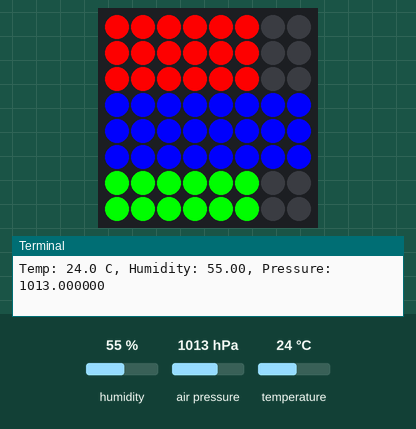
A program run on a simulated Raspberry Pi (BCM pin numbers) with a Sense HAT. Parts: the Sense HAT's 8×8 RGB LED matrix, the last lines printed to the terminal. The test bench sets the inputs (shaded band); at power-on: humidity 55 %, temperature 24 °C, air pressure 1013 hPa.

Above: at 1.2 s.
1.3 s: humidity set to 14 %
At 3.1 s:
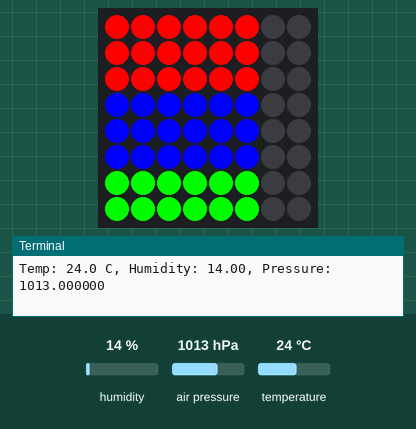
3.5 s: temperature set to 12 °C
At 5.1 s:
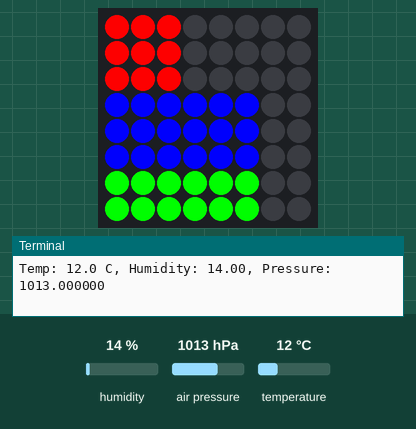
5.5 s: humidity set to 22 %
At 7.0 s:
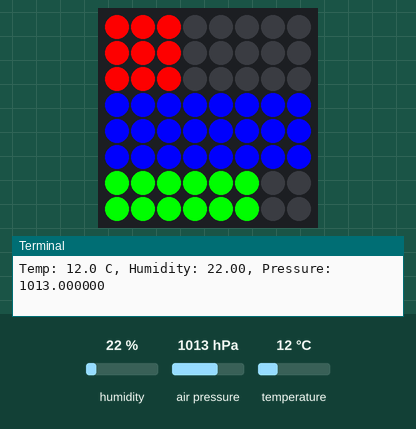
Timing chart, 0 to 8.5 s (numbered marks = the images above; inputs shaded):
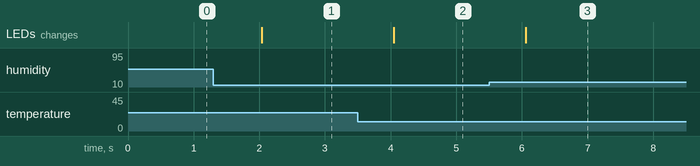

The program:

sensorsBar.py
```python
#!/usr/bin/python3
from sense_hat import SenseHat
import time

# Set colors
e = (0, 0, 0)
w = (255, 255, 255)
r = (255, 0, 0)     # temperature
g = (0, 255, 0)     # pressure
b = (0, 0, 255)     # humidity

# Set matrix of colors
data = [
  # Temperature
e, e, e, e, e, e, e, e,
e, e, e, e, e, e, e, e,
e, e, e, e, e, e, e, e,
  # Humidity
e, e, e, e, e, e, e, e,
e, e, e, e, e, e, e, e,
e, e, e, e, e, e, e, e,
  # Pressure
e, e, e, e, e, e, e, e,
e, e, e, e, e, e, e, e
]

def get_temp_bar():
  t = []
  if -5.0 <= celsius and celsius <= 15.0:
    t = [
      r, r, r, e, e, e, e, e,
      r, r, r, e, e, e, e, e,
      r, r, r, e, e, e, e, e
    ]
  elif 15.0 < celsius and celsius <= 45.0:
    t = [
      r, r, r, r, r, r, e, e,
      r, r, r, r, r, r, e, e,
      r, r, r, r, r, r, e, e
    ]
  else:
    t = [
      r, r, r, r, r, r, r, r,
      r, r, r, r, r, r, r, r,
      r, r, r, r, r, r, r, r
    ]

  return t

def get_humi_bar():
  h = []
  if -5.0 <= humid and humid <= 10.0:
    h = [
      b, b, b, e, e, e, e, e,
      b, b, b, e, e, e, e, e,
      b, b, b, e, e, e, e, e
    ]
  elif 10.0 < humid and humid <= 20.0:
    h = [
      b, b, b, b, b, b, e, e,
      b, b, b, b, b, b, e, e,
      b, b, b, b, b, b, e, e
    ]
  else:
    h = [
      b, b, b, b, b, b, b, b,
      b, b, b, b, b, b, b, b,
      b, b, b, b, b, b, b, b
    ]

  return h

def get_press_bar():
  t = []
  if 0 <= pressure and pressure <= 600.0:
    p = [
      g, g, g, e, e, e, e, e,
      g, g, g, e, e, e, e, e
    ]
  elif 600.0 < pressure and pressure <= 1150.0:
    p = [
      g, g, g, g, g, g, e, e,
      g, g, g, g, g, g, e, e
    ]
  else:
    p = [
      g, g, g, g, g, g, g, g,
      g, g, g, g, g, g, g, g
    ]

  return p

sense = SenseHat()
sense.clear()

while True:
  celsius = sense.get_temperature()
  humid = sense.get_humidity()
  pressure = sense.get_pressure()

  message = "Temp: %.1f C, Humidity: %.2f, Pressure: %f" % (celsius, humid, pressure)
  print(message)

  data = get_temp_bar() + get_humi_bar() + get_press_bar()
  sense.set_pixels(data)
  time.sleep(1)
```

Measured:
- after the input at 1.3 s, the LEDs: change after 0.74 s (image 1)
- after the input at 3.5 s, the LEDs: change after 0.55 s (image 2)
- after the input at 5.5 s, the LEDs: change after 0.56 s (image 3)
